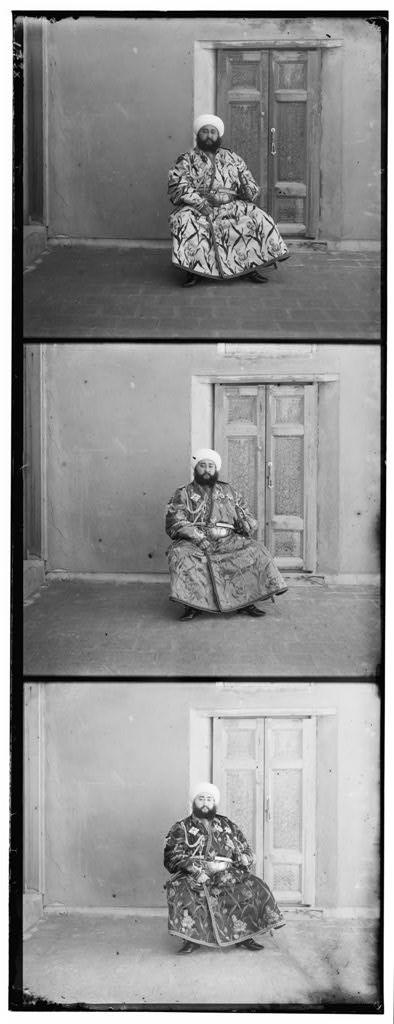
#> input picture MP1/part1/00153v.jpg, 394 x 1024 px, found by its file name
$ python main.py
#> lines starting #> are read from the running program, lines starting #| are printed output that depends on the picture
import cv2
import numpy as np
import time  # Import the time module
import os

img_path = r'C:\Users\Rohit\OneDrive\Desktop\cv-code\assignment-1\part1\00153v.jpg'
img = cv2.imread(img_path)
#> img is the input picture: shape (1024, 394, 3); min 0, max 255, mean 145.2

height, width, channels = img.shape
#> height = 1024; width = 394; channels = 3
part_height = height // 3
#> part_height = 341
blue = img[0:part_height, 0:width]
green = img[part_height:2*part_height, 0:width]
red = img[2*part_height:3*part_height, 0:width]

h, w, c = blue.shape
#> h = 341; w = 394; c = 3
crop_amount = int(0.12 * w)
#> crop_amount = 47
crop_blue = blue[crop_amount:h-crop_amount, crop_amount:w-crop_amount]
crop_green = green[crop_amount:h-crop_amount, crop_amount:w-crop_amount]
crop_red = red[crop_amount:h-crop_amount, crop_amount:w-crop_amount]
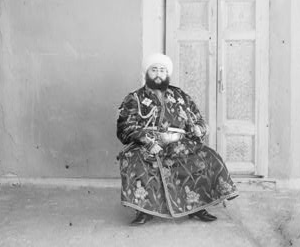
#> crop_red: shape (247, 300, 3); min 5, max 255, mean 173.4

blueb = cv2.cvtColor(crop_blue, cv2.COLOR_BGR2GRAY)
greenb = cv2.cvtColor(crop_green, cv2.COLOR_BGR2GRAY)
redb = cv2.cvtColor(crop_red, cv2.COLOR_BGR2GRAY)

# Function to compute SSD (Sum of Squared Differences)
def compute_ssd(image1, image2):
    return np.sum((image1 - image2) ** 2)

# Function to compute NCC (Normalized Cross-Correlation)
def compute_ncc(image1, image2):
    # Subtract mean and normalize images
    image1_norm = (image1 - np.mean(image1)) / np.std(image1)
    image2_norm = (image2 - np.mean(image2)) / np.std(image2)
    # Compute the dot product
    return np.sum(image1_norm * image2_norm)

# Function to search for the best displacement using SSD or NCC
def exhaustive_search(image1, image2, metric, displacement_range):
#> called with metric = 'ssd', displacement_range = 20
    best_score = None
    best_displacement = (0, 0)

    for dx in range(-displacement_range, displacement_range + 1):
        for dy in range(-displacement_range, displacement_range + 1):
            # Use np.roll for integer pixel shift
            shifted_image2 = np.roll(np.roll(image2, dx, axis=1), dy, axis=0)

            # Compute the score based on the chosen metric
            if metric == 'ssd':
                score = compute_ssd(image1, shifted_image2)
                if best_score is None or score < best_score:  # Minimizing SSD
                    best_score = score
                    best_displacement = (dx, dy)

            elif metric == 'ncc':
                score = compute_ncc(image1, shifted_image2)
                if best_score is None or score > best_score:  # Maximizing NCC
                    best_score = score
                    best_displacement = (dx, dy)
#> after the loop, best_displacement = (1, 20); best_score = 7917804

    return best_displacement, best_score

# Function to align color channels
def align_channels(redb, blueb, greenb, metric, displacement_range):
    # Split the image into Red, Green, and Blue channels
    red_channel = redb
    green_channel = greenb
    blue_channel = blueb

    # Align Red channel to Blue
    best_displacement_red, _ = exhaustive_search(blue_channel, red_channel, metric, displacement_range)
#> best_displacement_red = (1, 20)
    aligned_red = np.roll(np.roll(red_channel, best_displacement_red[0], axis=1), best_displacement_red[1], axis=0)
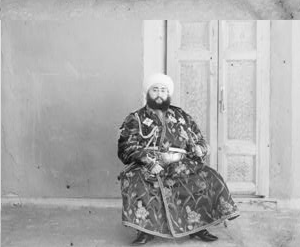
#> aligned_red: shape (247, 300); min 5, max 255, mean 173.4

    # Align Green channel to Blue
    best_displacement_green, _ = exhaustive_search(blue_channel, green_channel, metric, displacement_range)
#> best_displacement_green = (-20, -16)
    aligned_green = np.roll(np.roll(green_channel, best_displacement_green[0], axis=1), best_displacement_green[1], axis=0)

    # Reconstruct the aligned image
    aligned_image = np.stack([blue_channel, aligned_green, aligned_red], axis=-1)
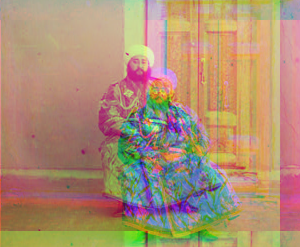
#> aligned_image: shape (247, 300, 3); mean of channels 0, 1, 2 115.2, 143.3, 173.4; drawn as B, G, R

    return aligned_image, best_displacement_red, best_displacement_green

# Example usage with timing
displacement_range = 20

# Start the timer
start_time = time.time()

# Example usage with SSD
aligned_image_ssd, disp_red_ssd, disp_green_ssd = align_channels(redb, blueb, greenb, 'ssd', displacement_range)
#> disp_red_ssd = (1, 20); disp_green_ssd = (-20, -16)
print(f"Best displacement for Red channel (SSD): {disp_red_ssd}")
#| Best displacement for Red channel (SSD): (1, 20)
print(f"Best displacement for Green channel (SSD): {disp_green_ssd}")
#| Best displacement for Green channel (SSD): (-20, -16)

# Example usage with NCC
aligned_image_ncc, disp_red_ncc, disp_green_ncc = align_channels(redb, blueb, greenb, 'ncc', displacement_range)
#> call 2 of align_channels, with metric = 'ncc', displacement_range = 20
#> the loop in exhaustive_search (call 3), `for dx in range(-displacement_range, displacement_range + 1):` made 41 passes
#> pass 1, in compute_ncc (call 3), `image2_norm = (image2 - np.mean(image2)) / np.std(image2)`:
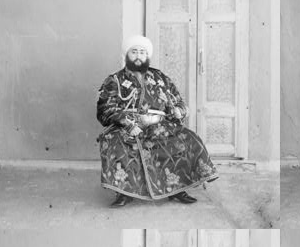
#> image2_norm: shape (247, 300) float64; min -4.18, max 2.02, mean -1.66e-16; drawn with min black and max white
#> in align_channels (call 2), `best_displacement_red, _ = exhaustive_search(blue_channel, red_channel..`: best_displacement_red = (5, 14)
#> the loop in exhaustive_search (call 4), `for dx in range(-displacement_range, displacement_range + 1):` made 41 passes
#> pass 1, in compute_ncc (call 1685), `image2_norm = (image2 - np.mean(image2)) / np.std(image2)`:
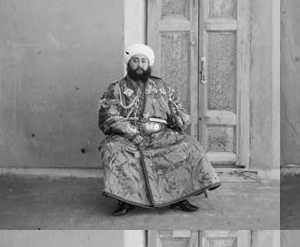
#> image2_norm: shape (247, 300) float64; min -3.92, max 3.19, mean -8.75e-17; drawn with min black and max white
#> in align_channels (call 2), `best_displacement_green, _ = exhaustive_search(blue_channel, green_cha..`: best_displacement_green = (3, 7)
#> in align_channels (call 2), `aligned_green = np.roll(np.roll(green_channel, best_displacement_green..`:
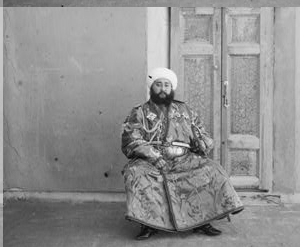
#> aligned_green: shape (247, 300); min 6, max 255, mean 143.3
#> in align_channels (call 2), `aligned_image = np.stack([blue_channel, aligned_green, aligned_red], a..`:
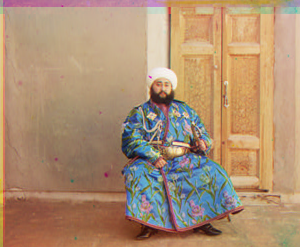
#> aligned_image: shape (247, 300, 3); mean of channels 0, 1, 2 115.2, 143.3, 173.4; drawn as B, G, R
#> disp_red_ncc = (5, 14); disp_green_ncc = (3, 7)
print(f"Best displacement for Red channel (NCC): {disp_red_ncc}")
#| Best displacement for Red channel (NCC): (5, 14)
print(f"Best displacement for Green channel (NCC): {disp_green_ncc}")
#| Best displacement for Green channel (NCC): (3, 7)

# End the timer
end_time = time.time()

# Print the elapsed time
print(f"Time taken to run the code: {end_time - start_time:.4f} seconds")


results_dir = r'C:\Users\Rohit\OneDrive\Desktop\cv-code\assignment-1\part1\results'
if not os.path.exists(results_dir):
    os.makedirs(results_dir)
file_name = os.path.splitext(os.path.basename(img_path))[0]
result_filename = os.path.join(results_dir, f"{file_name}_aligned_ncc.jpg")  # Change "_aligned_ncc" as needed
cv2.imwrite(result_filename, aligned_image_ncc)

$ run again, with MP1/part1/00125v.jpg copied over MP1/part1/00153v.jpg
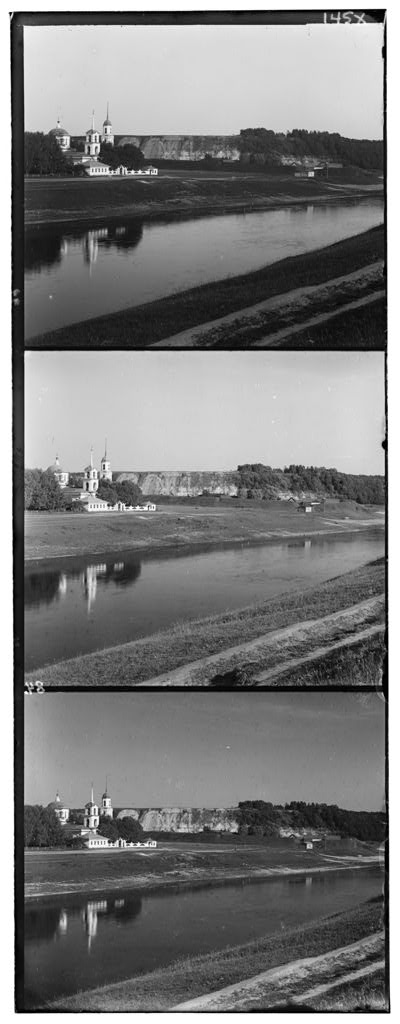
#> input picture MP1/part1/00125v.jpg, 400 x 1024 px, found by its file name
#> img is the input picture: shape (1024, 400, 3); min 0, max 255, mean 124.2
#> after the loop in exhaustive_search, `for dx in range(-displacement_range, displacement_range + 1):`: best_displacement = (13, -5); best_score = 7905369
#> best_displacement_red = (13, -5)
#> best_displacement_green = (-5, 20)
#> disp_red_ssd = (13, -5); disp_green_ssd = (-5, 20)
#| Best displacement for Red channel (SSD): (13, -5)
#| Best displacement for Green channel (SSD): (-5, 20)
#> best_displacement_red = (1, 9)
#> the loop in exhaustive_search (call 4), `for dx in range(-displacement_range, displacement_range + 1):` made 41 passes
#> pass 1, in compute_ncc (call 1685), `image2_norm = (image2 - np.mean(image2)) / np.std(image2)`:
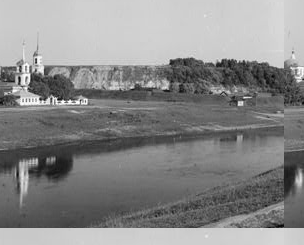
#> image2_norm: shape (245, 304) float64; min -2.53, max 2.15, mean -9.62e-17; drawn with min black and max white
#> best_displacement_green = (2, 5)
#> in align_channels (call 2), `aligned_image = np.stack([blue_channel, aligned_green, aligned_red], a..`:
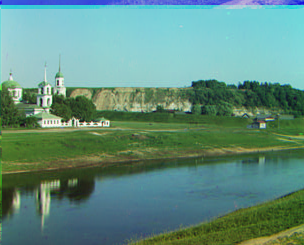
#> aligned_image: shape (245, 304, 3); mean of channels 0, 1, 2 126.4, 140.6, 96.5; drawn as B, G, R
#> disp_red_ncc = (1, 9); disp_green_ncc = (2, 5)
#| Best displacement for Red channel (NCC): (1, 9)
#| Best displacement for Green channel (NCC): (2, 5)

$ run again, with MP1/part1/00351v.jpg copied over MP1/part1/00153v.jpg
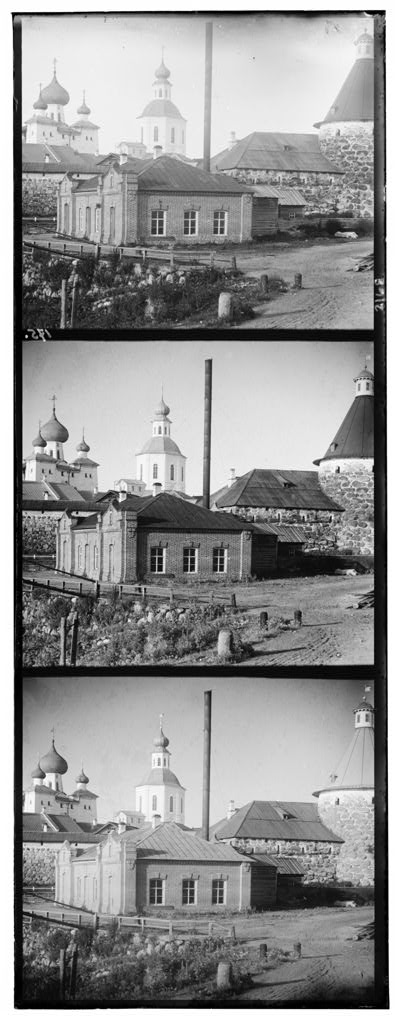
#> input picture MP1/part1/00351v.jpg, 396 x 1024 px, found by its file name
#> img is the input picture: shape (1024, 396, 3); min 0, max 255, mean 146.8
#> after the loop in exhaustive_search, `for dx in range(-displacement_range, displacement_range + 1):`: best_displacement = (1, 13); best_score = 7584644
#> best_displacement_red = (1, 13)
#> best_displacement_green = (1, 4)
#> disp_red_ssd = (1, 13); disp_green_ssd = (1, 4)
#| Best displacement for Red channel (SSD): (1, 13)
#| Best displacement for Green channel (SSD): (1, 4)
#> the loop in exhaustive_search (call 4), `for dx in range(-displacement_range, displacement_range + 1):` made 41 passes
#> pass 1, in compute_ncc (call 1685), `image2_norm = (image2 - np.mean(image2)) / np.std(image2)`:
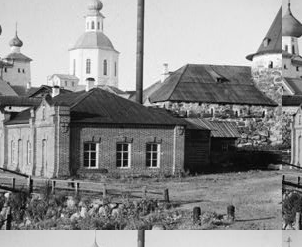
#> image2_norm: shape (247, 302) float64; min -2.13, max 1.65, mean -4.42e-17; drawn with min black and max white
#> disp_red_ncc = (1, 13); disp_green_ncc = (1, 4)
#| Best displacement for Red channel (NCC): (1, 13)
#| Best displacement for Green channel (NCC): (1, 4)
